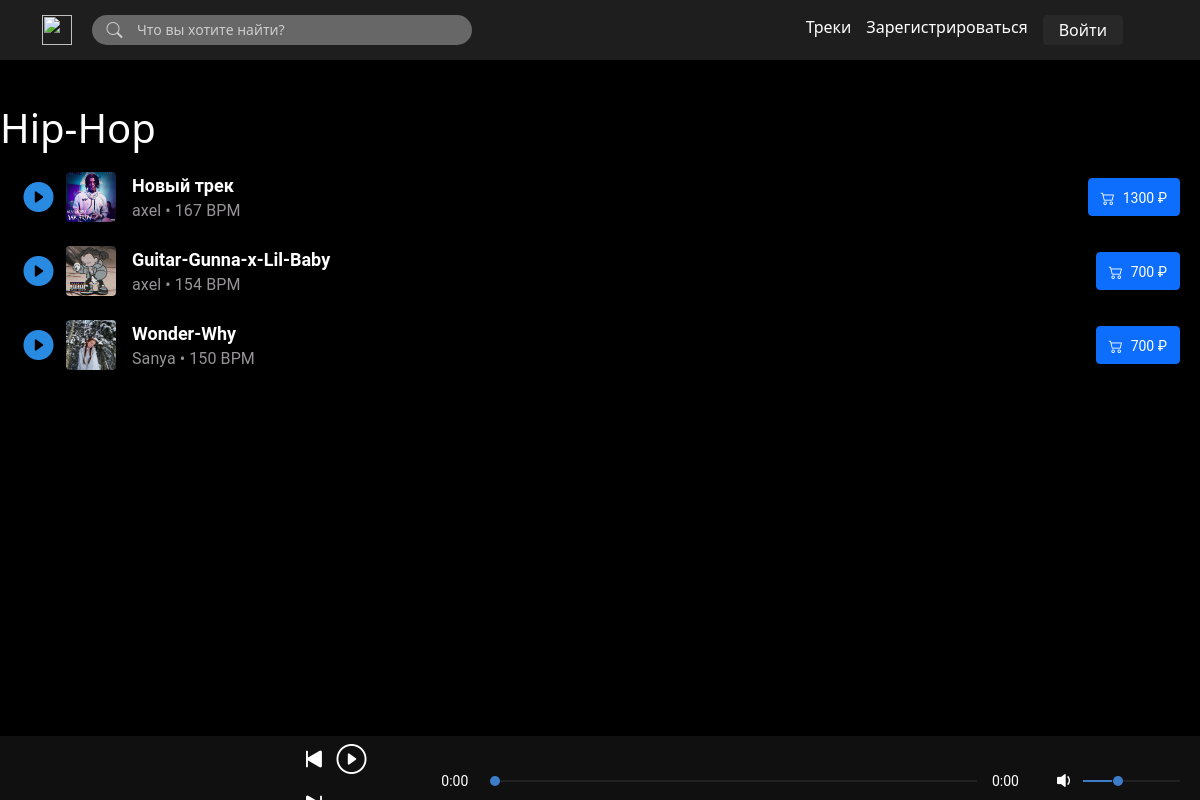
/playlist/hip-hop/, run on the app's committed database.
### main/models.py (models this page shows, shortened)
class Catalog(models.Model):
    name = models.CharField(max_length=45, verbose_name="Название плейлиста")
    image = models.ImageField(upload_to="playlists/%Y/%m/%d/", verbose_name="Изображение")
    audio = models.ManyToManyField(Anketa, verbose_name="Треки")
    slug = models.SlugField(max_length=100, unique=True, db_index=True)

class Anketa(models.Model):
    name = models.CharField(max_length=45, verbose_name="Название трека")
    bpm = models.IntegerField(verbose_name="Темп")
    image = models.ImageField(upload_to="photo/%Y/%m/%d/", verbose_name="Изображение")
    audio = models.FileField(upload_to="music/%Y/%m/%d/", verbose_name="Аудио")
    user = models.ForeignKey(User, on_delete=models.PROTECT, verbose_name="Пользователь")
    genre = models.ForeignKey('Genre', on_delete=models.PROTECT, verbose_name="Жанр")
    tonal = models.ForeignKey('Tonal', on_delete=models.PROTECT, verbose_name="Тональность")
    price = models.ForeignKey('Price', on_delete=models.PROTECT, verbose_name="Цена")
    def __str__(self):
        return self.name

class Price(models.Model):
    name = models.CharField(max_length=45, verbose_name="Название тарифа")
    price = models.IntegerField(verbose_name="Цена")

### main/views.py (the view)
# urls.py: path('playlist/<slug:slug>/', views.PlaylistDetailView.as_view(), name='playlist'),
class PlaylistDetailView(DetailView):
    model = Catalog
    template_name = 'main/playlist_detail.html'
    context_object_name = 'playlists'

### templates/main/playlist_detail.html
{% extends 'main/base.html' %}
{% load static %}
{% block css_additional %}
    <link rel="stylesheet" href="{% static 'main/css/playlist_detail.css' %}">
{% endblock %}
{% block content %}
    <div class="content-pane">
        <div class="tracks-container">
            <div class="max-width-container">
                <div class="track-list">
                    <div class="list-title">
                        <h1>{{ playlists.name }}</h1>
                    </div>
                    <div class="tracks">
                        {% for track in playlists.audio.all %}
                            <div class="track">
                                <div class="track-card">
                                    <div class="play-track" data-key="{{ track.audio.url }}">
                                        <i class="bi playlistTrack bi-play-circle-fill" id="{{ forloop.counter0 }}"></i>
                                    </div>
                                    <img src="{{ track.image.url }}" class="img-thumbnail image-item" width="50" height="50">
                                    <div class="track-info">
                                        <div class="info-title">{{ track }}</div>
                                        <div class="info-subtitle">{{ track.user }}</div>
                                        <div class="info-tempo">
                                            <div class="dot">•</div>
                                            {{ track.bpm }} BPM
                                        </div>
                                    </div>
                                </div>
                                <div class="info-card">
                                    <a href="{{ track.audio.url }}" download="{{ track.name }}"><button type="button" class="btn btn-primary"><i class="bi bi-cart2 cart-track"></i><span>{{ track.price.price }} ₽</span></button></a>
                                </div>
                            </div>
                        {% endfor %}
                    </div>
                </div>
            </div>
        </div>
    </div>
{% endblock %}

### main/static/main/css/style.css (style rules this page uses)
.bi-cart2 { font-size: 25px; color: #ffffff; }
.bg-dark { background-color: black !important; opacity: 100% !important; }
::placeholder { color: #CCCCCC; opacity: 1; }

### main/static/main/css/playlist_detail.css (style rules this page uses)
.content-pane { margin-top: 54px; }
.max-width-container { width: 100%; max-width: 1300px; margin: auto; }
.track-list { color: white; padding-top: 50px; }
.image-item { padding: 0; background-color: transparent; border: none; width: 50px; height: 50px; object-fit: cover; }
.track { display: flex; padding: 12px 20px 12px 16px; justify-content: space-between; border-radius: 4px; }
.play-track { display: flex; align-items: center; width: 50px; height: 50px; font-size: 30px; color: #298AE2; }
.play-track .bi { display: flex; align-items: center; justify-content: center; width: 45px; height: 45px; }
.track-card { display: flex; }
.track-info { display: grid; grid-template-columns: 16px repeat(3,minmax(0,max-content)) 12px; grid-template-rows: auto auto; grid-template-areas: ". info-title info-title info-title ." ". info-subtitle info-tempo . ."; }
.info-title { grid-area: info-title; font-size: 18px; font-weight: bold; font-family: Roboto, sans-serif; }
.info-subtitle { display: flex; align-items: center; grid-area: info-subtitle; font-size: 16px; letter-spacing: .1px; line-height: 20px; font-weight: 400; color: #969396; font-family: Roboto, sans-serif; }
.info-tempo { display: flex; align-items: center; grid-area: info-tempo; font-size: 16px; letter-spacing: .1px; line-height: 20px; font-weight: 400; color: #969396; font-family: Roboto, sans-serif; }
.info-card { display: flex; align-items: center; }
.dot { margin: 0 4px; }
.cart-track { font-size: 14px; margin-right: 8px; align-items: center; }
span { font-family: Roboto, sans-serif; font-size: 14px; }

### data on the page
Catalog: name "Hip-Hop"
Anketa: image (picture), name "Новый трек", user "axel", bpm "167", price.price "1300"
Anketa: image (picture), name "Guitar-Gunna-x-Lil-Baby", user "axel", bpm "154", price.price "700"
Anketa: image (picture), name "Wonder-Why", user "Sanya", bpm "150", price.price "700"
